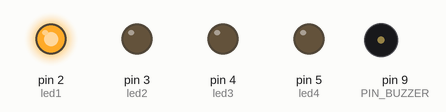
Simulated run of this sketch. Board: Arduino Uno, built with avr-gcc and run on an emulated ATmega328P. On the bench: output pins drawn as LEDs (lit = HIGH), buzzer (waves = sounding, pin HIGH).

Above: at 0.05 s.
At 2.65 s:
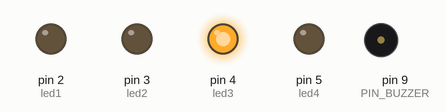
At 5.45 s:
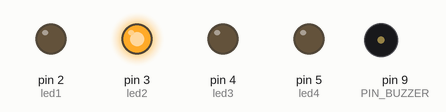
At 11.1 s:
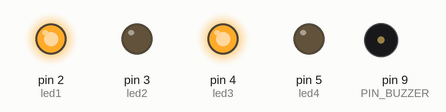
At 20.1 s:
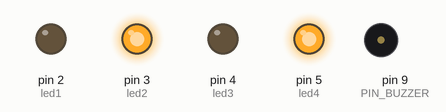
At 37.0 s:
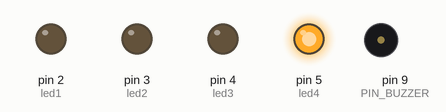
Timing chart, 0 to 40.0 s (numbered marks = the images above):
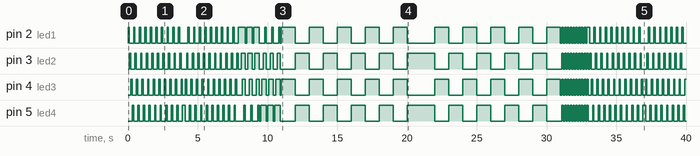

The sketch:

fete_de_noel.ino
```cpp
#define led1 2
#define led2 3
#define led3 4
#define led4 5
const byte PIN_BUZZER = 9;
#define allume1 digitalWrite(led1, HIGH)
#define allume2 digitalWrite(led2, HIGH)
#define allume3 digitalWrite(led3, HIGH)
#define allume4 digitalWrite(led4, HIGH)

#define eteint1 digitalWrite(led1, LOW)
#define eteint2 digitalWrite(led2, LOW)
#define eteint3 digitalWrite(led3, LOW)
#define eteint4 digitalWrite(led4, LOW)
void setup() {
  pinMode(PIN_BUZZER,OUTPUT);
  pinMode(led1, OUTPUT);
  pinMode(led2, OUTPUT);
  pinMode(led3, OUTPUT);
  pinMode(led4, OUTPUT);

}

void loop() {
 //  chante();
  animation1();
  allumeAll();
  animation11();
  allumeAll();
  animation2();
  allumeAll();
  animation22();
  allumeAll();
  animation3();
  allumeAll();
  animation33();
  allumeAll();
  animation4();
  allumeAll();

}

void chante(){
  tone(PIN_BUZZER,  2637, 200);
  delay(400);
  tone(PIN_BUZZER,1975, 200);
  delay(200);
  tone(PIN_BUZZER, 2093, 200);
  delay(200);
  tone(PIN_BUZZER,2349, 200);
  delay(400);
  tone(PIN_BUZZER,2093, 200);
  delay(200);
  tone(PIN_BUZZER,1975, 200);
  delay(200);
  tone(PIN_BUZZER, 1760, 200);
  delay(400);
  tone(PIN_BUZZER, 1760, 200);
  delay(200);
  tone(PIN_BUZZER, 2093, 200);
  delay(200);
  tone(PIN_BUZZER, 2637, 200);
  delay(400);
  tone(PIN_BUZZER,2349, 200);
  delay(200);
  tone(PIN_BUZZER,2093, 200);
  delay(200);
  tone(PIN_BUZZER, 1975, 200);
  delay(400);
  tone(PIN_BUZZER, 1975, 200);
  delay(200);
  tone(PIN_BUZZER, 2093, 200);
  delay(200);
  tone(PIN_BUZZER, 2349, 200);
  delay(400);
  tone(PIN_BUZZER,2637, 200);
  delay(400);
  tone(PIN_BUZZER,2093, 200);
  delay(400);
  tone(PIN_BUZZER,1760, 200);
  delay(400);
  tone(PIN_BUZZER, 1760, 200);
  delay(800);
  tone(PIN_BUZZER,1760, 200);
  delay(400);
  tone(PIN_BUZZER,2349, 200);
  delay(200);
  tone(PIN_BUZZER,2794, 200);
  delay(200);
  tone(PIN_BUZZER,3520, 200);
  delay(400);
  tone(PIN_BUZZER,3136, 200);
  delay(200);
  tone(PIN_BUZZER,2794, 200);
  delay(200);
  tone(PIN_BUZZER,2637, 200);
  delay(600);
  tone(PIN_BUZZER, 2093, 200);
  delay(200);
  tone(PIN_BUZZER, 2637, 200);
  delay(400);
  tone(PIN_BUZZER,2349, 200);
  delay(200);
  tone(PIN_BUZZER, 2093, 200);
  delay(200);
  tone(PIN_BUZZER,1975, 200);
  delay(400);
  tone(PIN_BUZZER,1975, 200);
  delay(200);
  tone(PIN_BUZZER,2093, 200);
  delay(200);
  tone(PIN_BUZZER,2349, 200);
  delay(400);
  tone(PIN_BUZZER,2637, 200);
  delay(400);
  tone(PIN_BUZZER,2093, 200);
  delay(400);
  tone(PIN_BUZZER,1760, 200);
  delay(400);
  tone(PIN_BUZZER,1760, 200);
  delay(800);
}

void eteintAll(){
  eteint1;
  eteint2;
  eteint3;
  eteint4;
}
void allumeAll(){
  eteintAll();
  allume1;
  allume2;
  allume3;
  allume4;
}

void animation1(){
  for(int i = 0; i < 10; i++){
    eteintAll();
    allume1;
    delay(100);
    eteint1;
    allume2;
    delay(100);
    eteint2;
    allume3;
    delay(100);
    eteint3;
    allume4;
    delay(100);
    eteint4;
  }
}
void animation11(){
  for(int i = 0; i < 10; i++){
    eteintAll();
    allume4;
    delay(100);
    eteint4;
    allume3;
    delay(100);
    eteint3;
    allume2;
    delay(100);
    eteint2;
    allume1;
    delay(100);
    eteint1;
  }

}

void animation2(){
  for(int i = 0; i < 3; i++){
    eteintAll();
    allume1;
    delay(100);
    allume2;
    delay(100);
    allume3;
    delay(100);
    allume4;
    delay(100);
    eteintAll();
    delay(100);
  }
}
void animation22(){
  for(int i = 0; i < 3; i++){
    eteintAll();
    allume4;
    delay(100);
    allume3;
    delay(100);
    allume2;
    delay(100);
    allume1;
    delay(100);
    eteintAll();
    delay(100);
  }
}
void animation3(){
  for(int i = 0; i < 5; i++){
    eteintAll();
    allume1;
    allume3;
    delay(1000);
    eteintAll();
    allume2;
    allume4;
    delay(1000);
  }
}
void animation33(){
   for(int i = 0; i < 5; i++){
      eteintAll();
      allume2;
      allume4;
      delay(1000);
      eteintAll();
      allume1;
      allume3;
      delay(1000);
   }
}

void animation4(){
  for(int i = 0; i < 10; i++){
     eteintAll();
     delay(100);
     allumeAll();
     delay(100);
  }


}
```

Measured:
- by itself, pin 2 (led1): LOW → HIGH at 0.00 s, → LOW 0.10 s later, → HIGH 0.30 s later, → LOW 0.10 s later, … (122 changes in this stretch)
- by itself, pin 3 (led2): LOW → HIGH at 0.10 s, → LOW 0.10 s later, → HIGH 0.30 s later, → LOW 0.10 s later, … (124 changes in this stretch)
- by itself, pin 4 (led3): LOW → HIGH at 0.20 s, → LOW 0.10 s later, → HIGH 0.30 s later, → LOW 0.10 s later, … (127 changes in this stretch)
- by itself, pin 5 (led4): LOW → HIGH at 0.30 s, → LOW 0.10 s later, → HIGH 0.30 s later, → LOW 0.10 s later, … (122 changes in this stretch)
